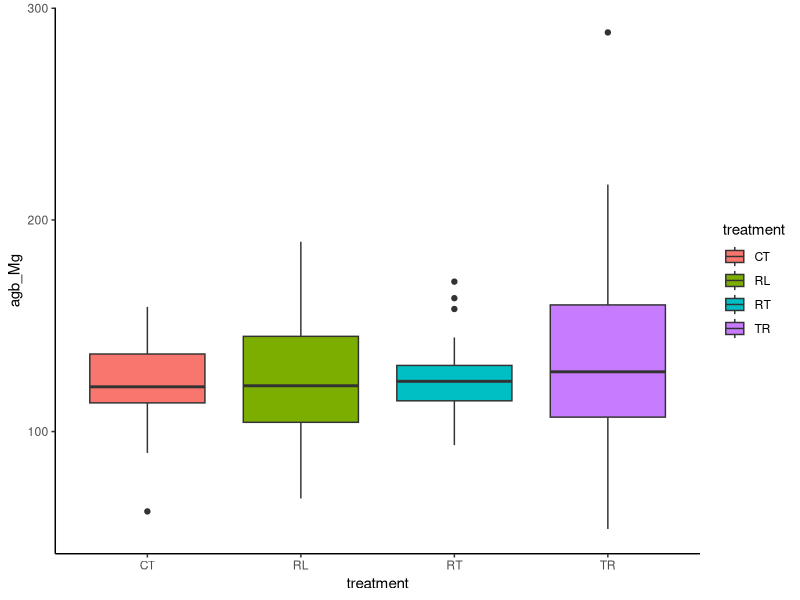

The R script that drew this image:
## ---- chunk 1
knitr::opts_chunk$set(echo = TRUE)
## ---- chunk 2
# Question #1: Think about an ongoing study in your lab (or a paper you have read in a different class), and decide on a pattern that you might expect in your experiment if a specific hypothesis were true.

# In my lab, we are running a series of experiments at Corinth experimental forest in Vermont. They are running different treatment types-- control, resistance, resilience and transition.  We would expect that above ground biomass would be less for treatments that were thinned so it would greatest for transition treatment. 
## ---- chunk 3
# Question #2: To start simply, assume that the data in each of your treatment groups follow a normal distribution. Specify the sample sizes, means, and variances for each group that would be reasonable if your hypothesis were true. You may need to consult some previous literature and/or an expert in the field to come up with these numbers.

# Treatments and control (CT) have 10 plots and 35 blocks (140 total) 
# Control (CT): this is the control group that is uncut 
# Resistence (RT): uniform thinning and few trees removed 
# Resilience (RL): variable thinning and more trees removed 
# Transition (TR): Most trees removed, gap cuts and thinnings 
## ---- chunk 4
# Question 3: Using the methods we have covered in class, write code to create a random data set that has these attributes. Organize these data into a data frame with the appropriate structure.
# all treatments have 35 plots
# control treatment has plot mean of 125 Mg/ha, minimal variability
CT <- rnorm(35, mean = 125, sd = 20)
CT <- data.frame(CT, "CT")
colnames(CT) <- c("agb_Mg", "treatment")
# resistance treatment has lower mean, still low variability
RT <- rnorm(35, mean = 125, sd = 20)
RT <- data.frame(RT, "RT")
colnames(RT) <- c("agb_Mg", "treatment")
# resilience treatment has lower mean, and higher variability
RL <- rnorm(35, mean = 125, sd = 35)
RL <- data.frame(RL, "RL")
colnames(RL) <- c("agb_Mg", "treatment")
# transition has lowest biomass, and most variability
TR <- rnorm(35, mean = 135, sd = 50)
TR <- data.frame(TR, "TR")
colnames(TR) <- c("agb_Mg", "treatment")
id <- c(1:140)
my_data <- rbind(CT, RT, RL, TR)
my_data <- cbind(id, my_data)
head(my_data)
tail(my_data)
## ---- chunk 5
# Question #4: Now write code to analyze the data (probably as an ANOVA or regression analysis, but possibly as a logistic regression or contingency table analysis. Write code to generate a useful graph of the data.

a1 <- aov(agb_Mg ~ treatment, data = my_data)
summary(a1)

library(ggplot2)
a2 <- ggplot(data = my_data, aes(x=treatment, y=agb_Mg, fill=treatment)) + geom_boxplot()+theme_classic()
a2
## ---- chunk 6
# Question #5 Try running your analysis multiple times to get a feeling for how variable the results are with the same parameters, but different sets of random numbers.
## ---- chunk 7
# Question #6 Now begin adjusting the means of the different groups. Given the sample sizes you have chosen, how small can the differences between the groups be (the “effect size”) for you to still detect a significant pattern (p < 0.05)?

# I get more significant results with the mean being 10 in between each of them--when I lowered the means to 5 in between each 1 then it was not as significant 

CT <- rnorm(35, mean = 100, sd = 20)
CT <- data.frame(CT, "CT")
colnames(CT) <- c("agb_Mg", "treatment")
# resistance treatment has lower mean, still low variability
RT <- rnorm(35, mean = 95, sd = 20)
RT <- data.frame(RT, "RT")
colnames(RT) <- c("agb_Mg", "treatment")
# resilience treatment has lower mean, and higher variability
RL <- rnorm(35, mean = 90, sd = 35)
RL <- data.frame(RL, "RL")
colnames(RL) <- c("agb_Mg", "treatment")
# transition has lowest biomass, and most variability
TR <- rnorm(35, mean = 85, sd = 50)
TR <- data.frame(TR, "TR")
colnames(TR) <- c("agb_Mg", "treatment")
id <- c(1:140)
my_data <- rbind(CT, RT, RL, TR)
my_data <- cbind(id, my_data)
a1 <- aov(agb_Mg ~ treatment, data = my_data)
summary(a1)
## ---- chunk 8
# Question #7 Alternatively, for the effect sizes you originally hypothesized, what is the minimum sample size you would need in order to detect a statistically significant effect? Again, run the model a few times with the same parameter set to get a feeling for the effect of random variation in the data.

# I can drop the sample size down to 15 and still have significant results 4/5 times 

CT <- rnorm(15, mean = 100, sd = 20)
CT <- data.frame(CT, "CT")
colnames(CT) <- c("agb_Mg", "treatment")
# resistance treatment has lower mean, still low variability
RT <- rnorm(15, mean = 90, sd = 20)
RT <- data.frame(RT, "RT")
colnames(RT) <- c("agb_Mg", "treatment")
# resilience treatment has lower mean, and higher variability
RL <- rnorm(15, mean = 80, sd = 35)
RL <- data.frame(RL, "RL")
colnames(RL) <- c("agb_Mg", "treatment")
# transition has lowest biomass, and most variability
TR <- rnorm(15, mean = 70, sd = 50)
TR <- data.frame(TR, "TR")
colnames(TR) <- c("agb_Mg", "treatment")
id <- c(1:60)
my_data <- rbind(CT, RT, RL, TR)
my_data <- cbind(id, my_data)
a1 <- aov(agb_Mg ~ treatment, data = my_data)
summary(a1)
